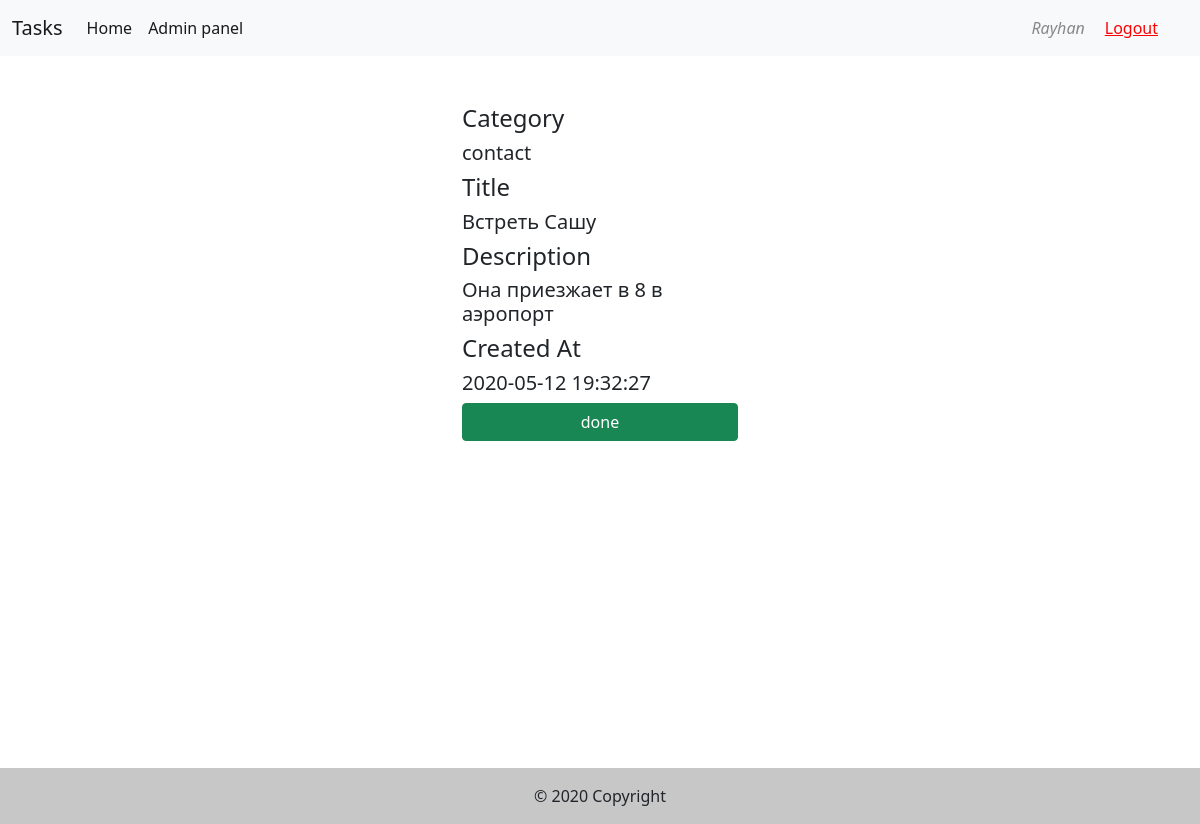
Page /tasks/15 (signed in) on the committed database.
### tables this page shows
CREATE TABLE `tasks` (
  `id` int(11) NOT NULL COMMENT 'task_id',
  `category` varchar(255) DEFAULT NULL,
  `title` varchar(255) DEFAULT NULL,
  `description` varchar(255) DEFAULT NULL,
  `done` BOOLEAN DEFAULT 0,
  `created_at` timestamp NOT NULL DEFAULT current_timestamp(),
  `updated_at` timestamp NOT NULL DEFAULT current_timestamp()
);

### inc/TaskService.php (called while the page is built, shortened)
<?php
include_once 'functions.php';
function getTaskById($id)
{
    global $db;
    $query = "SELECT * FROM tasks WHERE id=" . $id;
    $result = mysqli_query($db, $query);
    $task = mysqli_fetch_assoc($result);
    return $task;
}

### views/tasks.php (the view, shortened to what this page needs)
<?php
if (isset($_SESSION['user']) && $_SESSION['user']['is_active']) {
    $taskId = str_replace('?done', '', str_replace('/tasks/', '', $request));
    $task = getTaskById($taskId); ?>
<div class="container w-25">
    <div class="d-flex flex-column justify-content-center">
        <p class="h4">Category</p>
        <p class="h5"><?php echo $task['category']?>
        </p>
        <p class="h4">Title</p>
        <p class="h5"><?php echo $task['title']?>
        </p>
        <p class="h4">Description</p>
        <p class="h5"><?php echo $task['description']?>
        </p>
        <p class="h4">Created At</p>
        <p class="h5"><?php echo $task['created_at']?>
        </p>
        <?php
                    if (!$task['done']) {
                        $html = '<a class="btn btn-success" role="button"  href="/tasks/'.$task['id'].'?'.'done'.'">'.'done'.'</a>';
                    } else {
                        $html = '<div class="btn btn-secondary disabled" role="button">'.'The task is done'.'</div>';
                    }
    echo $html; ?>
    </div>
</div>
<?php
}

### rows in the picture
tasks: category "contact", title "Встреть Сашу", description "Она приезжает в 8 в аэропорт", created_at "2020-05-12 19:32:27"

### other values in the picture
$_SESSION['user']['username'] "Rayhan"
